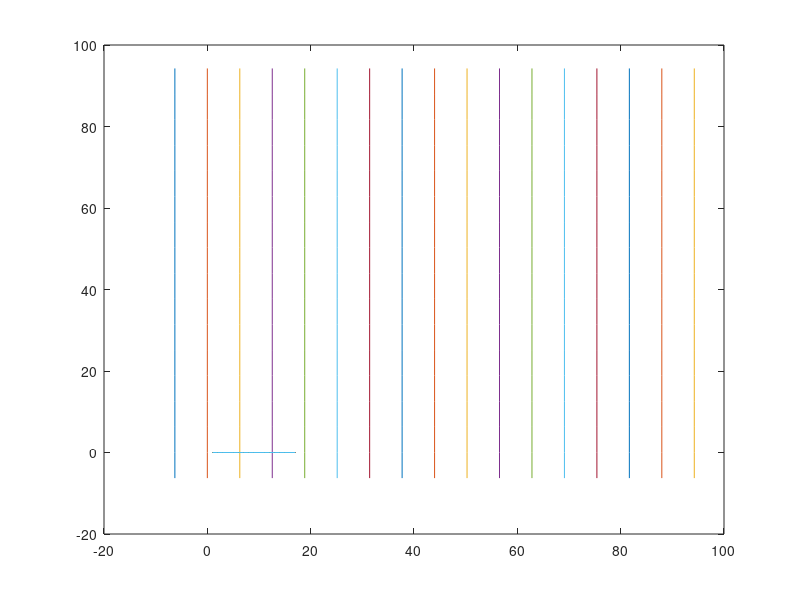

Here is the MATLAB script that generated this plot: (Note: this script raises an error after producing the figure.)
#!/usr/bin/octave
%x=linspace(-2*pi,2*pi,100);
[x,y]=meshgrid([-2*pi:2*pi:100],[-2*pi:2*pi:100]);
z=x-x
for i=[0:1000]
	z=sin(y)*sin(x)
	    surf(x,y,z);
    axis([0 1 0 1 -4 4]);
    shading interp;

	plot(x,y,z);
	sleep(0.01);
end
